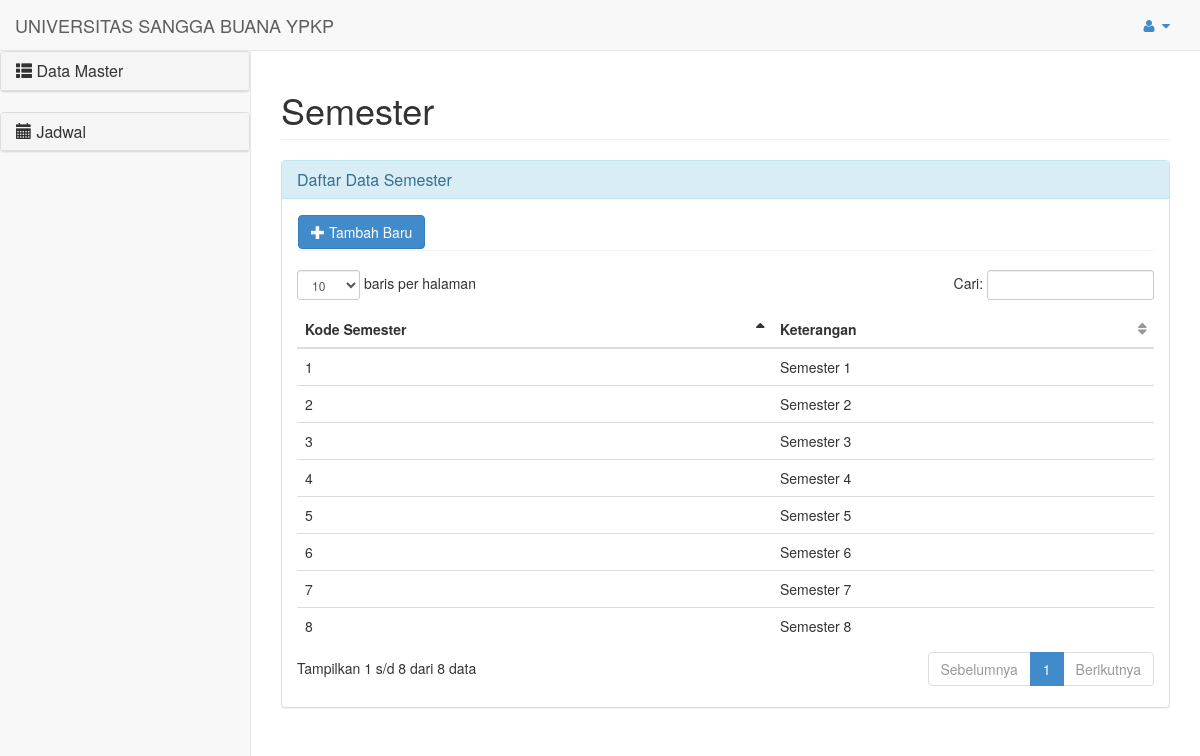
The app's page /pengaturan/semester with its own data.
### tables this page shows
CREATE TABLE `usb_semester` (
  `kd_smstr` int(11) NOT NULL AUTO_INCREMENT,
  `keterangan` varchar(30) NOT NULL,
  PRIMARY KEY (`kd_smstr`)
);

### application/views/belakang/template.php (called while the page is built, shortened)
<?php
$this->load->view('belakang/header');
$this->load->view('belakang/sidebar');

### application/controllers/pengaturan.php (called while the page is built, shortened)
<?php if ( ! defined('BASEPATH')) exit('No direct script access allowed');
class Pengaturan extends CI_Controller {
	public function semester()
	{
		$data['records']=$this->msemester->getAllSemester();
		$data['title']="Semester";
		$data['maincontent']="belakang/form/semester";
		$this->load->view('belakang/template', $data);
	}
}

### index.php (called while the page is built, shortened)
<?php
require_once BASEPATH.'core/CodeIgniter.php';

### application/models/msemester.php (called while the page is built, shortened)
<?php if ( ! defined('BASEPATH')) exit('No direct script access allowed');
class Msemester extends CI_Model {
	function getAllSemester()
	{
		$query=$this->db->get('usb_semester');
		if($query->num_rows()>0){
			foreach ($query->result() as $row) {
				$xxx[]=$row;
			}
			return $xxx;
		}
	}
}

### application/views/belakang/form/semester.php (the view, shortened to what this page needs)
<div class="row">
	<div class="col-lg-12">
		<div class="panel panel-info">
			<div class="panel-heading">
		    	<h3 class="panel-title">Daftar Data Semester</h3>
			</div>
		    <div class="panel-body">
		    	<div class="panel">
		    		<button id="btambah" type="button" class="btn btn-primary" data-toggle="modal" data-target="#formBaruSemester"><i class="glyphicon glyphicon-plus"></i> Tambah Baru</button>
		    	</div>
		    	<div class="table-responsive">
				    <table class="table table-hover display" id="tblSemester" cellspacing="0" width="100%">
				        <thead>
				            <tr>
				                <th>Kode Semester</th>
				                <th>Keterangan</th>
				            </tr>
				        </thead>
				        <tbody>
				        	<?php foreach ($records as $row): ?>
				            <tr>
				                <td><?php echo $row->kd_smstr; ?></td>
				                <td><?php echo $row->keterangan; ?></td>
				            </tr>
				            <?php endforeach; ?>
				        </tbody>
				    </table>
				</div>
		    </div>
		</div>
	</div>
</div>

### assets/css/sb-admin.css (style rules this page uses)
body { padding-top: 100px; background-color: #f8f8f8; }
@media (min-width:768px) { body { padding-top: 50px; } }
table.dataTable thead .sorting, table.dataTable thead .sorting_asc, table.dataTable thead .sorting_desc, table.dataTable thead .sorting_asc_disabled, table.dataTable thead .sorting_desc_disabled { background: transparent; }
table.dataTable thead .sorting_asc:after { content: "\f0de"; float: right; font-family: fontawesome; }
table.dataTable thead .sorting:after { content: "\f0dc"; float: right; font-family: fontawesome; color: rgba(50,50,50,.5); }

### records on screen
usb_semester: kd_smstr "1", keterangan "Semester 1"
usb_semester: kd_smstr "2", keterangan "Semester 2"
usb_semester: kd_smstr "3", keterangan "Semester 3"
usb_semester: kd_smstr "4", keterangan "Semester 4"
usb_semester: kd_smstr "5", keterangan "Semester 5"
usb_semester: kd_smstr "6", keterangan "Semester 6"
usb_semester: kd_smstr "7", keterangan "Semester 7"
usb_semester: kd_smstr "8", keterangan "Semester 8"

### other values on screen
$title "Semester"
